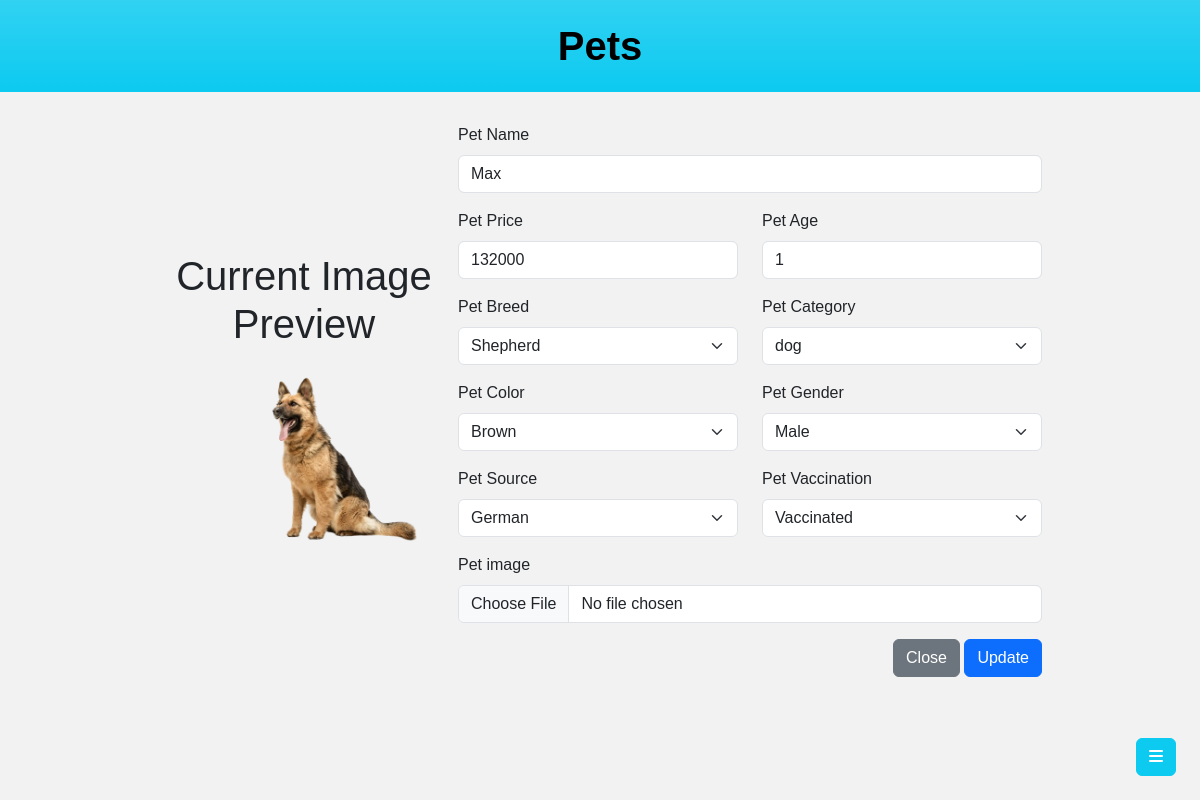
/admin/?view=Pets&edit=10 (signed in), run on the app's committed database.
### tables this page shows
CREATE TABLE IF NOT EXISTS `pet` (
  `id` int NOT NULL AUTO_INCREMENT,
  `name` varchar(50) NOT NULL,
  `price` int NOT NULL,
  `age` int NOT NULL,
  `gender` tinyint NOT NULL,
  `source_id` int NOT NULL,
  `breed_id` int NOT NULL,
  `color_id` int NOT NULL,
  `category_id` int NOT NULL,
  `vaccination` varchar(20) NOT NULL,
  `note` text NOT NULL,
  `img_path` varchar(255) NOT NULL,
  `create_date` datetime NOT NULL DEFAULT CURRENT_TIMESTAMP,
  `update_at` timestamp NOT NULL DEFAULT CURRENT_TIMESTAMP ON UPDATE CURRENT_TIMESTAMP,
  PRIMARY KEY (`id`)
);

CREATE TABLE IF NOT EXISTS `breed` (
  `id` int NOT NULL AUTO_INCREMENT,
  `name` varchar(20) NOT NULL,
  `create_at` timestamp NOT NULL DEFAULT CURRENT_TIMESTAMP,
  `update_at` timestamp NOT NULL DEFAULT CURRENT_TIMESTAMP ON UPDATE CURRENT_TIMESTAMP,
  PRIMARY KEY (`id`)
);

CREATE TABLE IF NOT EXISTS `pet_category` (
  `id` int NOT NULL AUTO_INCREMENT,
  `name` varchar(30) NOT NULL,
  PRIMARY KEY (`id`)
);

CREATE TABLE IF NOT EXISTS `color` (
  `id` int NOT NULL AUTO_INCREMENT,
  `name` varchar(20) NOT NULL,
  PRIMARY KEY (`id`)
);

CREATE TABLE IF NOT EXISTS `pet_source` (
  `id` int NOT NULL AUTO_INCREMENT,
  `name` varchar(20) NOT NULL,
  PRIMARY KEY (`id`)
);

### admin/models/pdo.php (called while the page is built, shortened)
<?php
function pdo_get_connection(){
    $db = "mysql:host=localhost;dbname=petshop;charset=utf8";
    $username = 'root';
    $password = '';
    $conn = new PDO($db, $username, $password);
    $conn->setAttribute(PDO::ATTR_ERRMODE, PDO::ERRMODE_EXCEPTION);
    return $conn;
}
function pdo_query($sql){
    $sql_args = array_slice(func_get_args(), 1);
    try{
        $conn = pdo_get_connection();
        $stmt = $conn->prepare($sql);
        $stmt->execute($sql_args);
        $rows = $stmt->fetchAll();
        return $rows;
    }
    catch(PDOException $e){
        throw $e;
    }
    finally{
        unset($conn);
    }
}
function pdo_query_one($sql){
    $sql_args = array_slice(func_get_args(), 1);
    try{
        $conn = pdo_get_connection();
        $stmt = $conn->prepare($sql);
        $stmt->execute($sql_args);
        $row = $stmt->fetch(PDO::FETCH_ASSOC);
        return $row;
    }
    catch(PDOException $e){
        throw $e;
    }
    finally{
        unset($conn);
    }
}

### admin/models/pets.php (called while the page is built, shortened)
<?php
require_once "pdo.php";
function getPetById($id)
{
    $sql = "SELECT * FROM pet WHERE id = $id";
    return pdo_query_one($sql);
}

### admin/models/breed.php (called while the page is built, shortened)
<?php
require_once "pdo.php";
function getAllBreed() {
    $sql = "SELECT * FROM breed";
    return pdo_query($sql);
}

### admin/models/petCategory.php (called while the page is built, shortened)
<?php
require_once "pdo.php";
function getPetCategory()
{
    $sql = "SELECT * FROM pet_category";
    return pdo_query($sql);
}

### admin/models/color.php (called while the page is built, shortened)
<?php
require_once "pdo.php";
function getAllColor()
{
    $sql = "SELECT * FROM color";
    return pdo_query($sql);
}

### admin/models/source.php (called while the page is built, shortened)
<?php
require_once "pdo.php";
function getAllSource()
{
    $sql = "SELECT * FROM pet_source";
    return pdo_query($sql);
}

### admin/views/edit/pet.php (the view, shortened to what this page needs)
<div class="container-fluid d-flex justify-content-center align-items-center gap-2 p-3">
    <div class="w-25 text-center">
        <h1>Current Image Preview</h1>
        <img src="../<?= $pet['img_path'] ?>" alt="" width="95%" height="95%">
    </div>
    <form class="w-50" action="./controllers/pets/update.php" method="POST" enctype="multipart/form-data">
        <div class="row row-cols-2">
            <div class="mb-3 col-12">
                <label for="petName" class="form-label">Pet Name</label>
                <input type="text" name="petName" class="form-control" id="petName" value="<?= $pet['name'] ?>" required>
            </div>
            <div class="mb-3 col">
                <label for="petPrice" class="form-label">Pet Price</label>
                <input type="number" name="petPrice" class="form-control" id="petPrice" value="<?= $pet['price'] ?>" required>
            </div>
            <div class="mb-3 col">
                <label for="petAge" class="form-label">Pet Age</label>
                <input type="number" name="petAge" class="form-control" id="petAge" value="<?= $pet['age'] ?>" required>
            </div>
            <div class="mb-3 col">
                <label for="petBreed" class="form-label">Pet Breed</label>
                <select class="form-select" name="petBreed" id="petBreed" required>
                    <?php foreach (getAllBreed() as $x) { ?>
                        <option value="<?= $x['id'] ?>" <?php if ($x['id'] == $pet['breed_id']) echo 'selected'  ?>><?= $x['name'] ?></option>
                    <?php } ?>
                </select>
            </div>
            <div class="mb-3 col">
                <label for="petCategory" class="form-label">Pet Category</label>
                <select class="form-select" name="petCategory" id="petCategory" required>
                    <?php foreach (getPetCategory() as $x) { ?>
                        <option value="<?= $x['id'] ?>" <?php if ($x['id'] == $pet['category_id']) echo 'selected'  ?>><?= $x['name'] ?></option>
                    <?php } ?>
                </select>
            </div>
            <div class="mb-3 col">
                <label for="petColor" class="form-label">Pet Color</label>
                <select class="form-select" name="petColor" required>
                    <?php foreach (getAllColor() as $x) { ?>
                        <option value="<?= $x['id'] ?>" <?php if ($x['id'] == $pet['color_id']) echo 'selected'  ?>><?= $x['name'] ?></option>
                    <?php } ?>
                </select>
            </div>
            <div class="mb-3 col">
                <label for="petGender" class="form-label">Pet Gender</label>
                <select class="form-select" name="petGender" id="petGender" required>
                    <option value="1" <?php if ($pet['gender'] == 1) echo 'selected'  ?>>Male</option>
                </select>
            </div>
            <div class="mb-3 col">
                <label for="petSource" class="form-label">Pet Source</label>
                <select class="form-select" name="petSource" id="petSource" required>
                    <?php foreach (getAllSource() as $x) { ?>
                        <option value="<?= $x['id'] ?>" <?php if ($x['id'] == $pet['source_id']) echo 'selected'  ?>><?= $x['name'] ?></option>
                    <?php } ?>
                </select>
            </div>
            <div class="mb-3 col">
                <label for="petVaccination" class="form-label">Pet Vaccination</label>
                <select class="form-select" name="petVaccination" id="petVaccination" required>
                    <option value="vaccinated" <?php if ($pet['vaccination'] == "vaccinated") echo 'selected'  ?>>Vaccinated</option>
                </select>
            </div>
            <div class="mb-3 col-12">
                <label for="petImg" class="form-label">Pet image</label>
                <input class="form-control" type="file" name="petImg" id="petImg">
            </div>
        </div>
        <div class="float-end">
            <a href="/admin/?view=Pets" class="btn btn-secondary">Close</a>
            <button type="submit" class="btn btn-primary" name="update<?= $view ?>">Update</button>
        </div>
    </form>
</div>

### admin/index.php (style rules this page uses)
body { background-color: #f2f2f2; font-family: 'Lexend', sans-serif; }

### data on the page
pet: img_path (picture), petName "Max", petPrice "132000", petAge "1", petBreed "Shepherd", petCategory "dog", petColor "Brown", petGender "Male", petSource "German", petVaccination "Vaccinated"

### other printed values
$view "Pets"
